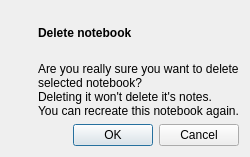
<ui version="4.0" >
 <class>DeleteNotebookDialog</class>
 <widget class="QDialog" name="DeleteNotebookDialog" >
  <property name="windowModality" >
   <enum>Qt::ApplicationModal</enum>
  </property>
  <property name="geometry" >
   <rect>
    <x>0</x>
    <y>0</y>
    <width>250</width>
    <height>157</height>
   </rect>
  </property>
  <property name="windowTitle" >
   <string/>
  </property>
  <property name="windowIcon" >
   <iconset>
    <normaloff>:/remove.png</normaloff>:/remove.png</iconset>
  </property>
  <layout class="QGridLayout" name="gridLayout" >
   <item row="1" column="1" >
    <widget class="QLabel" name="Label" >
     <property name="text" >
      <string>Are you really sure you want to delete 
selected notebook?
Deleting it won't delete it's notes.
You can recreate this notebook again.</string>
     </property>
     <property name="alignment" >
      <set>Qt::AlignLeading|Qt::AlignLeft|Qt::AlignTop</set>
     </property>
    </widget>
   </item>
   <item row="2" column="0" colspan="2" >
    <widget class="QDialogButtonBox" name="buttonBox" >
     <property name="orientation" >
      <enum>Qt::Horizontal</enum>
     </property>
     <property name="standardButtons" >
      <set>QDialogButtonBox::Cancel|QDialogButtonBox::Ok</set>
     </property>
     <property name="centerButtons" >
      <bool>false</bool>
     </property>
    </widget>
   </item>
   <item row="0" column="1" >
    <widget class="QLabel" name="deleteLabel" >
     <property name="text" >
      <string>&lt;b>Delete notebook&lt;/b></string>
     </property>
    </widget>
   </item>
   <item row="0" column="0" >
    <widget class="QLabel" name="label" >
     <property name="text" >
      <string/>
     </property>
    </widget>
   </item>
  </layout>
 </widget>
 <resources>
  <include location="notefinder.qrc" />
 </resources>
 <connections>
  <connection>
   <sender>buttonBox</sender>
   <signal>accepted()</signal>
   <receiver>DeleteNotebookDialog</receiver>
   <slot>accept()</slot>
   <hints>
    <hint type="sourcelabel" >
     <x>248</x>
     <y>254</y>
    </hint>
    <hint type="destinationlabel" >
     <x>157</x>
     <y>274</y>
    </hint>
   </hints>
  </connection>
  <connection>
   <sender>buttonBox</sender>
   <signal>rejected()</signal>
   <receiver>DeleteNotebookDialog</receiver>
   <slot>reject()</slot>
   <hints>
    <hint type="sourcelabel" >
     <x>316</x>
     <y>260</y>
    </hint>
    <hint type="destinationlabel" >
     <x>286</x>
     <y>274</y>
    </hint>
   </hints>
  </connection>
 </connections>
</ui>
